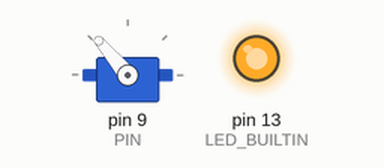
This sketch was run on a simulated Arduino Uno, built with avr-gcc and run on an emulated ATmega328P. Parts: servo, output pins drawn as LEDs (lit = HIGH).

Above: at 0.55 s.
At 3.45 s:
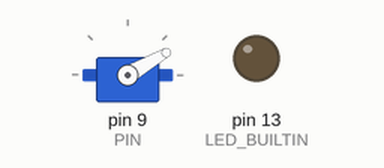
Timing chart, 0 to 7.4 s (numbered marks = the images above):
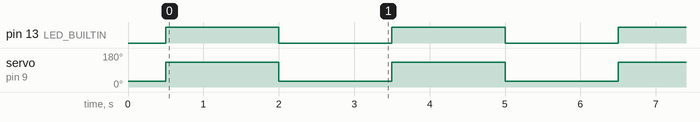

Measured:
- by itself, pin 13 (LED_BUILTIN): alternates HIGH for 1.5 s and LOW for 1.5 s
- by itself, servo on pin 9 (PIN): alternates 130° for 1.5 s and 30° for 1.5 s

The sketch:

servo_test_d9.ino
```cpp
#include <Servo.h>

Servo servo;

constexpr uint8_t PIN = 9;
constexpr uint8_t POS_DOWN = 30;
constexpr uint8_t POS_UP   = 130;

void setup() {
  pinMode(LED_BUILTIN, OUTPUT);
  servo.attach(PIN);
  servo.write(POS_DOWN);
  delay(500);
}

void loop() {
  digitalWrite(LED_BUILTIN, HIGH);
  servo.write(POS_UP);
  delay(1500);
  digitalWrite(LED_BUILTIN, LOW);
  servo.write(POS_DOWN);
  delay(1500);
}
```
